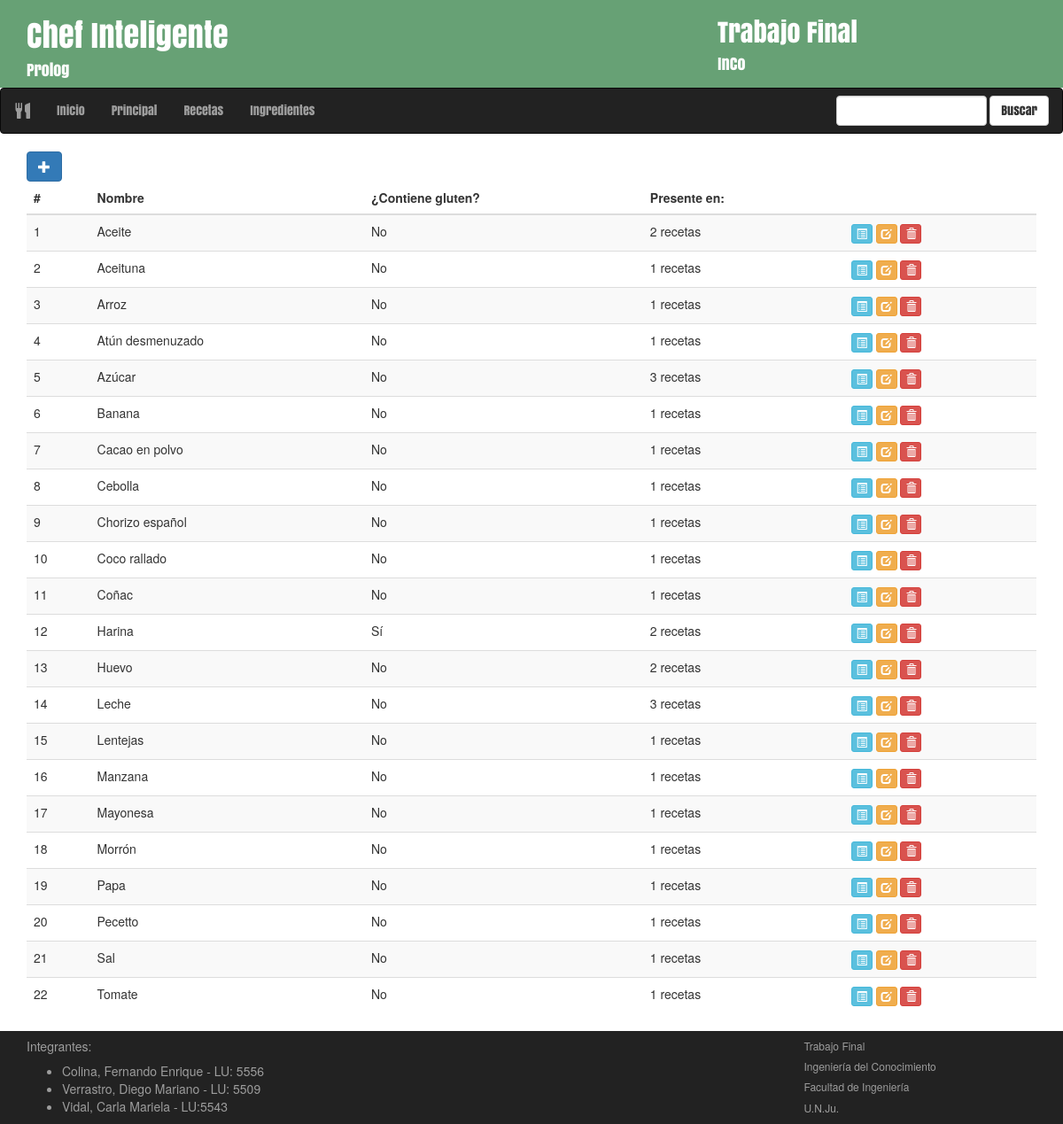
/recetario/ingredientes/, run on an earlier commit of the app's database.
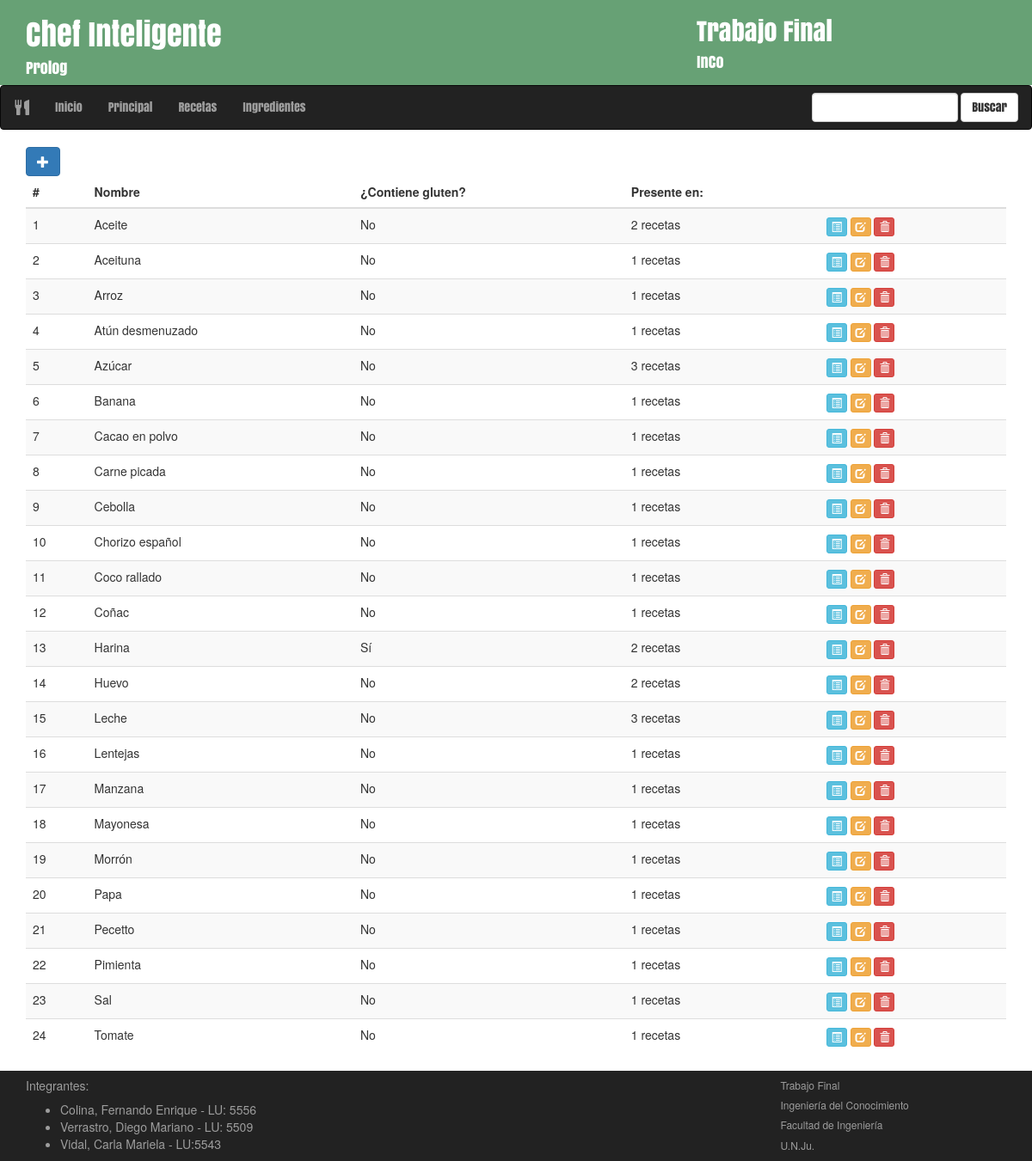
And on a later commit of the database.
### recetario/models.py (models this page shows, shortened)
class Ingrediente(models.Model):
	nombre = models.CharField(max_length=30)
	gluten = models.BooleanField(default=False, verbose_name='Contiene gluten?')

### recetario/views.py (the view)
class IngredientesList(generic.ListView):
    model = Ingrediente
    template_name = 'recetario/ingredientes.html'
    context_object_name = 'ingredientes_list'
    queryset = Ingrediente.objects.all().order_by('nombre')

### recetario/templates/recetario/ingredientes.html (shortened to what this page needs)
{% extends 'plquery/base.html' %}
{% block content %}
<div id="listarecetas" class="container">
	<div class="row">
		<div class="col-md-12">
			<a href="{% url 'admin:recetario_ingrediente_add' %}">
			<button type="button" id="btn-nuevo-ingrediente" class="btn btn-primary">
			<span class="glyphicon glyphicon-plus"></button></span></a>
			{% if ingredientes_list %}
			<div class="table-responsive">
				<table class="table table-hover table-striped">
					<thead>
						<tr>
							<th>#</th>
							<th>Nombre</th>
							<th>¿Contiene gluten?</th>
							<th>Presente en:</th>
							<th></th>
						</tr>
					</thead>
					<tbody>
						{% for ingrediente in ingredientes_list %}
						<tr>
							<td>{{ forloop.counter }}</td>
							<td>{{ ingrediente.nombre }}</td>
							<td>{{ ingrediente.gluten|yesno:'Sí,No,Quizás' }}</td>
							<td>{{ ingrediente.receta_set.count }} recetas</td>
							<td><div class="btn-group">
								<a href="{% url 'recetario:detalleingrediente' ingrediente.pk %}"><button type="button" class="btn btn-info btn-xs">
									<span class="glyphicon glyphicon-list-alt"></span>
									</button></a>
								<a href="{% url 'admin:recetario_ingrediente_change' ingrediente.pk %}"><button type="button" class="btn btn-warning btn-xs">
									<span class="glyphicon glyphicon-edit"></span>
									</button></a>
								<a href="{% url 'admin:recetario_ingrediente_delete' ingrediente.pk %}"><button type="button" class="btn btn-danger btn-xs">
									<span class="glyphicon glyphicon-trash"></span>
								</button></a>
							</div></td>
						</tr>
						{% endfor %}
					</tbody>
				</table>
			</div>
			{% else %}
				<p>No hay ingredientes disponibles</p>
			{% endif %}
		</div>
	</div>
</div>
{% endblock %}

What changed in the data, as far as the page shows it:
added Ingrediente: nombre "Carne picada", gluten "No", receta_set.count "1"
added Ingrediente: nombre "Pimienta", gluten "No", receta_set.count "1"
